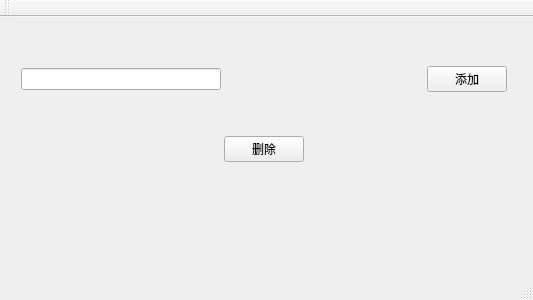
<?xml version="1.0" encoding="UTF-8"?>
<ui version="4.0">
 <class>MainWindow</class>
 <widget class="QMainWindow" name="MainWindow">
  <property name="geometry">
   <rect>
    <x>0</x>
    <y>0</y>
    <width>533</width>
    <height>300</height>
   </rect>
  </property>
  <property name="windowTitle">
   <string>MainWindow</string>
  </property>
  <widget class="QWidget" name="centralWidget">
   <widget class="QWidget" name="layoutWidget">
    <property name="geometry">
     <rect>
      <x>10</x>
      <y>0</y>
      <width>508</width>
      <height>194</height>
     </rect>
    </property>
    <layout class="QHBoxLayout" name="horizontalLayout_3">
     <item>
      <layout class="QVBoxLayout" name="verticalLayout">
       <item>
        <layout class="QHBoxLayout" name="horizontalLayout">
         <item>
          <widget class="QLineEdit" name="lineEdit"/>
         </item>
         <item>
          <spacer name="horizontalSpacer">
           <property name="orientation">
            <enum>Qt::Horizontal</enum>
           </property>
           <property name="sizeHint" stdset="0">
            <size>
             <width>40</width>
             <height>20</height>
            </size>
           </property>
          </spacer>
         </item>
         <item>
          <widget class="QPushButton" name="addButton">
           <property name="text">
            <string>添加</string>
           </property>
          </widget>
         </item>
        </layout>
       </item>
       <item>
        <layout class="QHBoxLayout" name="horizontalLayout_2">
         <item>
          <spacer name="horizontalSpacer_2">
           <property name="orientation">
            <enum>Qt::Horizontal</enum>
           </property>
           <property name="sizeHint" stdset="0">
            <size>
             <width>40</width>
             <height>20</height>
            </size>
           </property>
          </spacer>
         </item>
         <item>
          <widget class="QPushButton" name="deleteButton">
           <property name="text">
            <string>删除</string>
           </property>
          </widget>
         </item>
         <item>
          <spacer name="horizontalSpacer_3">
           <property name="orientation">
            <enum>Qt::Horizontal</enum>
           </property>
           <property name="sizeHint" stdset="0">
            <size>
             <width>40</width>
             <height>20</height>
            </size>
           </property>
          </spacer>
         </item>
        </layout>
       </item>
      </layout>
     </item>
    </layout>
   </widget>
  </widget>
  <widget class="QMenuBar" name="menuBar">
   <property name="geometry">
    <rect>
     <x>0</x>
     <y>0</y>
     <width>533</width>
     <height>36</height>
    </rect>
   </property>
  </widget>
  <widget class="QToolBar" name="mainToolBar">
   <attribute name="toolBarArea">
    <enum>TopToolBarArea</enum>
   </attribute>
   <attribute name="toolBarBreak">
    <bool>false</bool>
   </attribute>
  </widget>
  <widget class="QStatusBar" name="statusBar"/>
 </widget>
 <layoutdefault spacing="6" margin="11"/>
 <resources/>
 <connections/>
</ui>
